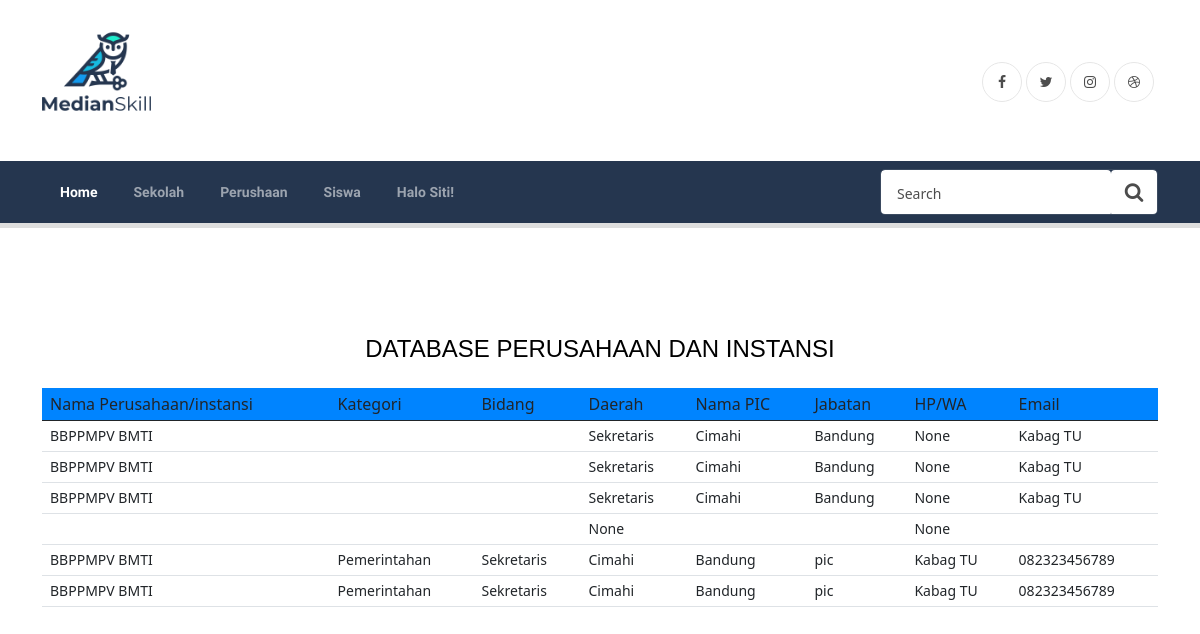
/index/perusahaan/ (signed in), run on the app's committed database.
### perusahaan/models.py (models this page shows, shortened)
class Perusahaan(models.Model):
    nama_perusahaan = models.CharField(max_length=50)
    email = models.EmailField(max_length=100, blank=True)
    hp = models.CharField(max_length=13, blank=True, null=True)
    alamat = models.TextField(blank=True, null=True)
    kategori = models.CharField(
        max_length=50,
        choices=kategori.choices,
    )
    bidang = models.CharField(max_length=50)
    daerah = models.TextField(blank=True, null=True)
    nama_pic = models.CharField(max_length=100)
    jabatan = models.CharField(max_length=50)
    hp = models.CharField(max_length=13, blank=True, null=True)
    email = models.EmailField(max_length=100, blank=True)
    create_by =models.ForeignKey(User, blank=True, null=True, on_delete=models.SET_NULL, related_name="perusahaan_created_by")
    create_at = models.DateTimeField (auto_now_add=True)
    update_at = models.DateTimeField(auto_now=True)
    class meta :
        db_table = "perusahaan"
        ordering = ["-id"]
        verbose_name_plural = "perusahaan"

### config/views.py (the view)
# urls.py: path('index/perusahaan/', dataperusahaan),
@login_required(login_url=settings.LOGIN_URL)
def dataperusahaan (request):
    perusahaans = Perusahaan.objects.all()
    konteks = {
        'perusahaans' : perusahaans
    }
    return render(request, 'aplikasi/perusahaan.html', konteks)

### templates/aplikasi/Perusahaan.html (shortened to what this page needs)
{% extends 'base.html' %}
{% load static %}
{% block content %}
<section class="ftco-section">
	<div class="container">
		<div class="row">
			<div class="col-md-12">
				<h4 class="text-center mb-4">DATABASE PERUSAHAAN DAN INSTANSI</h4>
				<div class="table-wrap text-b">
					<table class="table">
					<thead style="background-color: rgb(0, 132, 255);">
					  <tr>
						<th>Nama Perusahaan/instansi</th>
						<th>Kategori</th>
						<th>Bidang</th>
						<th>Daerah</th>
						<th>Nama PIC</th>
						<th>Jabatan</th>
						<th>HP/WA</th>
						<th>Email</th>
					  </tr>
					</thead>
					<tbody>
					{% for perusahaan in perusahaans %}
					  <tr>
						<td>{{perusahaan.nama_perusahaan}} </td>
						<td>{{perusahaan.kategori}} </td>
						<td>{{perusahaan.bidang}} </td>
						<td>{{perusahaan.daerah}} </td>
						<td>{{perusahaan.nama_pic}} </td>
						<td>{{perusahaan.jabatan}} </td>
						<td>{{perusahaan.hp}} </td>
						<td>{{perusahaan.email}} </td>
					  </tr>
					{% endfor %}
					</tbody>
				  </table>
				</div>
			</div>
		</div>
	</div>
</section>
{% endblock %}

### templates/base.html (shortened to what this page needs)
{% load static %}
<!doctype html>
<html lang="en">
<head>
	<link rel="stylesheet" href="https://stackpath.bootstrapcdn.com/font-awesome/4.7.0/css/font-awesome.min.css">
	<link rel="stylesheet" href="{% static 'base/css/style.css' %}">
	<link rel="stylesheet" href="{% static 'base/nav.css' %}">
	<link rel="stylesheet" href=" {% static 'sekolah/fonts/icomoon/style.css' %} ">
	<link rel="stylesheet" href="{% static 'sekolah/css/owl.carousel.min.css' %}">
	<link href="https://cdn.jsdelivr.net/npm/bootstrap@5.0.2/dist/css/bootstrap.min.css" rel="stylesheet"
>
	<link rel="stylesheet" href="{% static 'sekolah/css/bootstrap.min.css' %}">
	<link rel="stylesheet" href="{% static 'sekolah/css/style.css' %}">
	<link rel="stylesheet" href="https://stackpath.bootstrapcdn.com/font-awesome/4.7.0/css/font-awesome.min.css">
	<link rel="stylesheet" href=" {% static 'Perusahaan/css/style.css'%} ">
	<link rel="stylesheet" href="{% static 'css/style.css' %}">
	<link href="https://cdn.jsdelivr.net/npm/bootstrap@5.0.2/dist/css/bootstrap.min.css" rel="stylesheet"
>
</head>
<body>
	<section class="ftco-section">
		<div class="container " style=" margin-top: -100px">
			<div class="row justify-content-between">
				<div class="col">
					<img src="{% static 'images/faces/facem.png' %}" alt="" width="20%" class="navbar-brand">
				</div>
				<div class="col d-flex justify-content-end">
					<div class="social-media">
						<p class="mb-0 d-flex" style=" margin-top: 50px">
							<a href="#" class="d-flex align-items-center justify-content-center"><span
									class="fa fa-facebook"><i class="sr-only">Facebook</i></span></a>
							<a href="#" class="d-flex align-items-center justify-content-center"><span
									class="fa fa-twitter"><i class="sr-only">Twitter</i></span></a>
							<a href="#" class="d-flex align-items-center justify-content-center"><span
									class="fa fa-instagram"><i class="sr-only">Instagram</i></span></a>
							<a href="#" class="d-flex align-items-center justify-content-center"><span
									class="fa fa-dribbble"><i class="sr-only">Dribbble</i></span></a>
						</p>
					</div>
				</div>
			</div>
		</div>
		<nav class="navbar navbar-expand-lg navbar-dark fill bg-nav" id="ftco-navbar">
			<div class="container">
				<form action="#" class="searchform order-lg-last">
					<div class="form-group d-flex">
						<input type="text" class="form-control pl-3" placeholder="Search">
						<button type="submit" placeholder="" class="form-control search"><span
								class="fa fa-search"></span></button>
					</div>
				</form>
				<div class="collapse navbar-collapse" id="ftco-nav">
					<ul class="navbar-nav mr-auto">
						<li class="nav-item active font"><a href="index/" class="nav-link">Home</a></li>
						<li class="nav-item font"><a href="sekolah/" class="nav-link">Sekolah</a></li>
						<li class="nav-item font"><a href="perusahaan/" class="nav-link">Perushaan</a></li>
						<li class="nav-item font"><a href="siswa/" class="nav-link">Siswa</a></li>
						<div class="order-lg-last d-flex">
							<li class="nav-item dropdown">
								<a class="nav-link dropdown-toggle font" href="{% url 'logout' %}" id="dropdown04"
									data-toggle="dropdown" aria-haspopup="true" aria-expanded="false">
									{% if user.is_authenticated %}
									Halo {{ user }}!
									{% else %}
									<p>anda belum login</p>
									<a href="{% url 'login' %}">Login</a>
									{% endif %}
								</a>
							</li>
						</div>
					</ul>
				</div>
			</div>
		</nav>
		{% block content %}
		{% endblock %}
	</section>
</body>
</html>

### static/base/nav.css (style rules this page uses)
body { font-family: sans-serif; padding: 0; margin: 0; }
.font { font-family: 'Sora', sans-serif; text-transform: capitalize; }
section { height: 100vh; }
nav { width: 100%; margin: 0 auto; background: #fff; padding: 50px 0; box-shadow: 0px 5px 0px #dedede; }
nav ul { list-style: none; text-align: center; }
nav ul li { display: inline-block; }
nav ul li a { display: block; padding: 15px; text-decoration: none; color: #aaa; font-weight: 800; text-transform: capitalize; margin: 0 10px; }
nav ul li a, nav ul li a:after, nav ul li a:before { transition: all .5s; }
nav.stroke ul li a, nav.fill ul li a { position: relative; }
nav.stroke ul li a:after, nav.fill ul li a:after { position: absolute; bottom: 0; left: 0; right: 0; margin: auto; width: 0%; content: '.'; color: transparent; background: rgb(250, 249, 249); height: 1px; }
.bg-nav { background-color: #25364F; }
nav.fill ul li a { transition: all 2s; }
nav.fill ul li a:after { text-align: left; content: '.'; margin: 0; opacity: 0; }

### static/sekolah/css/style.css (style rules this page uses)
body { font-family: "Roboto", -apple-system, BlinkMacSystemFont, "Segoe UI", Roboto, "Helvetica Neue", Arial, "Noto Sans", sans-serif, "Apple Color Emoji", "Segoe UI Emoji", "Segoe UI Symbol", "Noto Color Emoji"; background-color: #fff; font-weight: 300; }
p { color: #b3b3b3; font-weight: 300; }
h1, h2, h3, h4, h5, h6, .h1, .h2, .h3, .h4, .h5, .h6 { font-family: "Roboto", -apple-system, BlinkMacSystemFont, "Segoe UI", Roboto, "Helvetica Neue", Arial, "Noto Sans", sans-serif, "Apple Color Emoji", "Segoe UI Emoji", "Segoe UI Symbol", "Noto Color Emoji"; }
a { -webkit-transition: .3s all ease; -o-transition: .3s all ease; transition: .3s all ease; }
a, a:hover { text-decoration: none !important; }

### data on the page
Perusahaan: nama_perusahaan "BBPPMPV BMTI", daerah "Sekretaris", nama_pic "Cimahi", jabatan "Bandung", hp "None", email "Kabag TU"
Perusahaan: nama_perusahaan "BBPPMPV BMTI", daerah "Sekretaris", nama_pic "Cimahi", jabatan "Bandung", hp "None", email "Kabag TU"
Perusahaan: nama_perusahaan "BBPPMPV BMTI", daerah "Sekretaris", nama_pic "Cimahi", jabatan "Bandung", hp "None", email "Kabag TU"
Perusahaan: daerah "None", hp "None"
Perusahaan: nama_perusahaan "BBPPMPV BMTI", kategori "Pemerintahan", bidang "Sekretaris", daerah "Cimahi", nama_pic "Bandung", jabatan "pic", hp "Kabag TU", email "082323456789"
Perusahaan: nama_perusahaan "BBPPMPV BMTI", kategori "Pemerintahan", bidang "Sekretaris", daerah "Cimahi", nama_pic "Bandung", jabatan "pic", hp "Kabag TU", email "082323456789"

### other printed values
{{ user }} "Siti"
